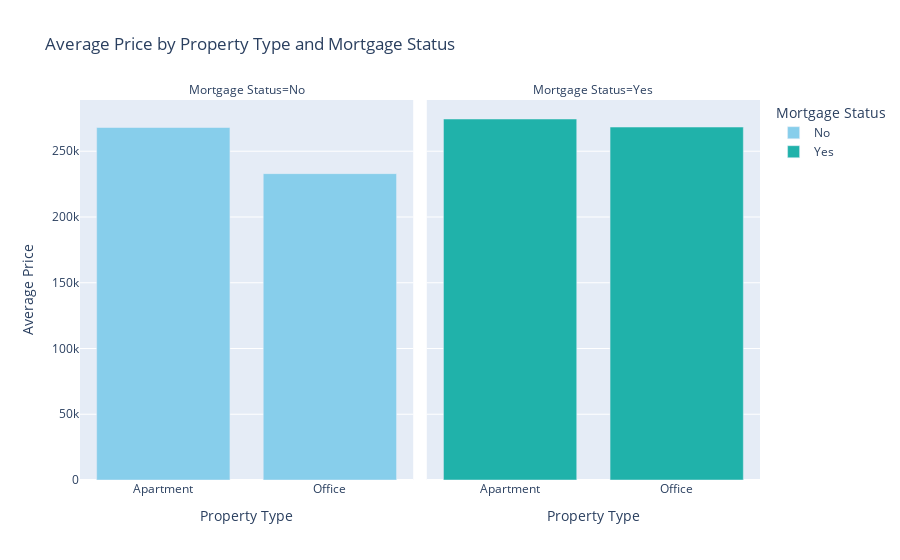

The notebook cell this image was saved under:
### Markdown cell above
## Average price of properties by Mortgage status according to the type of the property

### Code cell
total_price_by_type_and_mortgage = Realstate.groupby(['type', 'mortgage'])['price'].mean().reset_index()

# Create a side-by-side bar chart with separate subplots for mortgaged and non-mortgaged properties
fig = px.bar(total_price_by_type_and_mortgage, x='type', y='price', color='mortgage',
             facet_col='mortgage',
             title='Average Price by Property Type and Mortgage Status',
             labels={'price': 'Average Price', 'type': 'Property Type', 'mortgage': 'Mortgage Status'},
             color_discrete_sequence=['skyblue', 'lightseagreen'])

fig.show()

### Figure 1 — Plotly figure (JSON) as saved in the notebook; plotly's stock layout.template omitted (floating-point values rounded to 4 significant figures)
{"data": [{"alignmentgroup": "True", "hovertemplate": "Mortgage Status=No<br>Property Type=%{x}<br>Average Price=%{y}<extra></extra>", "legendgroup": "No", "marker": {"color": "skyblue", "pattern": {"shape": ""}}, "name": "No", "offsetgroup": "No", "orientation": "v", "showlegend": true, "textposition": "auto", "type": "bar", "x": ["Apartment", "Office"], "xaxis": "x", "y": [268000.0, 233000.0], "yaxis": "y"}, {"alignmentgroup": "True", "hovertemplate": "Mortgage Status=Yes<br>Property Type=%{x}<br>Average Price=%{y}<extra></extra>", "legendgroup": "Yes", "marker": {"color": "lightseagreen", "pattern": {"shape": ""}}, "name": "Yes", "offsetgroup": "Yes", "orientation": "v", "showlegend": true, "textposition": "auto", "type": "bar", "x": ["Apartment", "Office"], "xaxis": "x2", "y": [274500.0, 268400.0], "yaxis": "y2"}], "layout": {"annotations": [{"font": {}, "showarrow": false, "text": "Mortgage Status=No", "x": 0.245, "xanchor": "center", "xref": "paper", "y": 1, "yanchor": "bottom", "yref": "paper"}, {"font": {}, "showarrow": false, "text": "Mortgage Status=Yes", "x": 0.755, "xanchor": "center", "xref": "paper", "y": 1, "yanchor": "bottom", "yref": "paper"}], "autosize": true, "barmode": "relative", "legend": {"title": {"text": "Mortgage Status"}, "tracegroupgap": 0}, "title": {"text": "Average Price by Property Type and Mortgage Status"}, "xaxis": {"anchor": "y", "autorange": true, "domain": [0, 0.49], "range": [-0.5, 1.5], "title": {"text": "Property Type"}, "type": "category"}, "xaxis2": {"anchor": "y2", "autorange": true, "domain": [0.51, 1], "matches": "x", "range": [-0.5, 1.5], "title": {"text": "Property Type"}, "type": "category"}, "yaxis": {"anchor": "x", "autorange": true, "domain": [0, 1], "range": [0, 289000.0], "title": {"text": "Average Price"}, "type": "linear"}, "yaxis2": {"anchor": "x2", "autorange": true, "domain": [0, 1], "matches": "y", "range": [0, 289000.0], "showticklabels": false, "type": "linear"}}}
